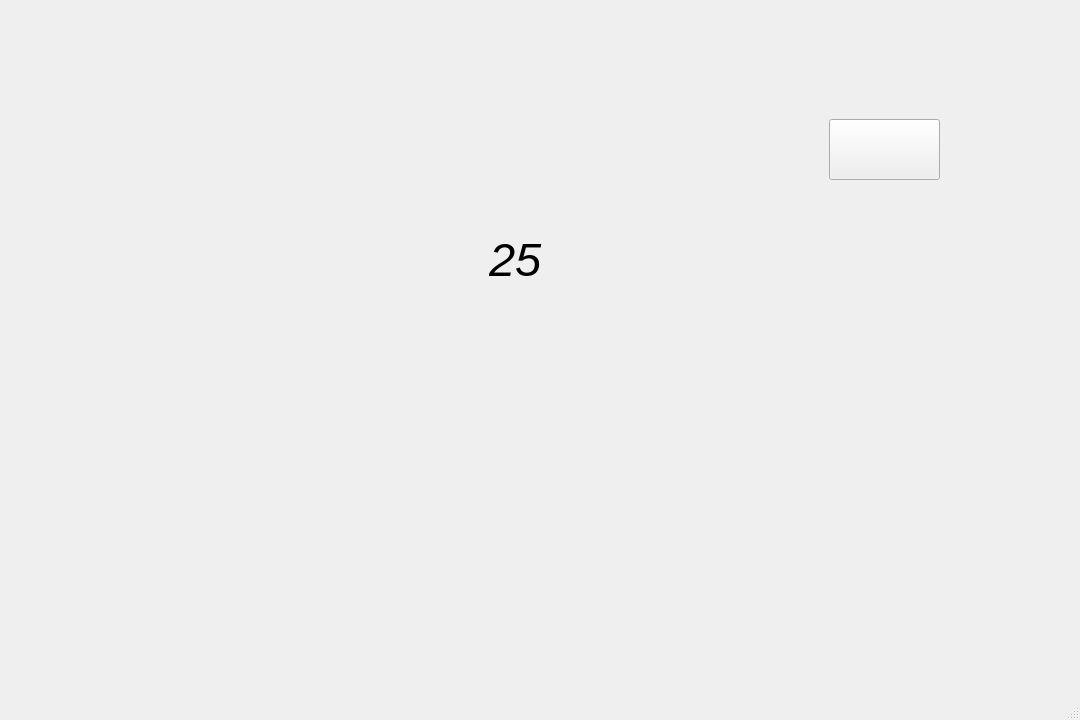
<?xml version="1.0" encoding="UTF-8"?>
<ui version="4.0">
 <class>MainWindow</class>
 <widget class="QMainWindow" name="MainWindow">
  <property name="geometry">
   <rect>
    <x>0</x>
    <y>0</y>
    <width>1080</width>
    <height>720</height>
   </rect>
  </property>
  <property name="minimumSize">
   <size>
    <width>1080</width>
    <height>720</height>
   </size>
  </property>
  <property name="maximumSize">
   <size>
    <width>1080</width>
    <height>720</height>
   </size>
  </property>
  <property name="baseSize">
   <size>
    <width>1080</width>
    <height>720</height>
   </size>
  </property>
  <property name="windowTitle">
   <string>MainWindow</string>
  </property>
  <widget class="QWidget" name="centralwidget">
   <layout class="QGridLayout" name="gridLayout">
    <item row="0" column="0">
     <widget class="QWidget" name="widget" native="true">
      <widget class="QLabel" name="label">
       <property name="geometry">
        <rect>
         <x>-10</x>
         <y>-10</y>
         <width>1071</width>
         <height>671</height>
        </rect>
       </property>
       <property name="text">
        <string/>
       </property>
       <property name="pixmap">
        <pixmap>../img/smart greenhouse (1).png</pixmap>
       </property>
       <property name="scaledContents">
        <bool>true</bool>
       </property>
      </widget>
      <widget class="QPushButton" name="pushButton">
       <property name="geometry">
        <rect>
         <x>820</x>
         <y>110</y>
         <width>111</width>
         <height>61</height>
        </rect>
       </property>
       <property name="text">
        <string/>
       </property>
       <property name="icon">
        <iconset>
         <normaloff>../img/smart greenhouse (9).jpg</normaloff>../img/smart greenhouse (9).jpg</iconset>
       </property>
       <property name="iconSize">
        <size>
         <width>150</width>
         <height>65</height>
        </size>
       </property>
      </widget>
      <widget class="QLabel" name="label_2">
       <property name="geometry">
        <rect>
         <x>480</x>
         <y>230</y>
         <width>111</width>
         <height>41</height>
        </rect>
       </property>
       <property name="font">
        <font>
         <pointsize>35</pointsize>
         <italic>true</italic>
        </font>
       </property>
       <property name="text">
        <string>25</string>
       </property>
      </widget>
      <widget class="QLabel" name="label_3">
       <property name="geometry">
        <rect>
         <x>240</x>
         <y>120</y>
         <width>561</width>
         <height>31</height>
        </rect>
       </property>
       <property name="sizePolicy">
        <sizepolicy hsizetype="Preferred" vsizetype="Preferred">
         <horstretch>0</horstretch>
         <verstretch>0</verstretch>
        </sizepolicy>
       </property>
       <property name="font">
        <font>
         <pointsize>25</pointsize>
         <italic>true</italic>
        </font>
       </property>
       <property name="text">
        <string/>
       </property>
       <property name="alignment">
        <set>Qt::AlignCenter</set>
       </property>
      </widget>
     </widget>
    </item>
   </layout>
  </widget>
  <widget class="QMenuBar" name="menubar">
   <property name="geometry">
    <rect>
     <x>0</x>
     <y>0</y>
     <width>1080</width>
     <height>20</height>
    </rect>
   </property>
  </widget>
  <widget class="QStatusBar" name="statusbar"/>
 </widget>
 <resources/>
 <connections>
  <connection>
   <sender>pushButton</sender>
   <signal>clicked()</signal>
   <receiver>MainWindow</receiver>
   <slot>abrir_ventana_Distribucion()</slot>
   <hints>
    <hint type="sourcelabel">
     <x>905</x>
     <y>167</y>
    </hint>
    <hint type="destinationlabel">
     <x>902</x>
     <y>21</y>
    </hint>
   </hints>
  </connection>
 </connections>
 <slots>
  <slot>abrir_ventana_Distribucion()</slot>
 </slots>
</ui>
